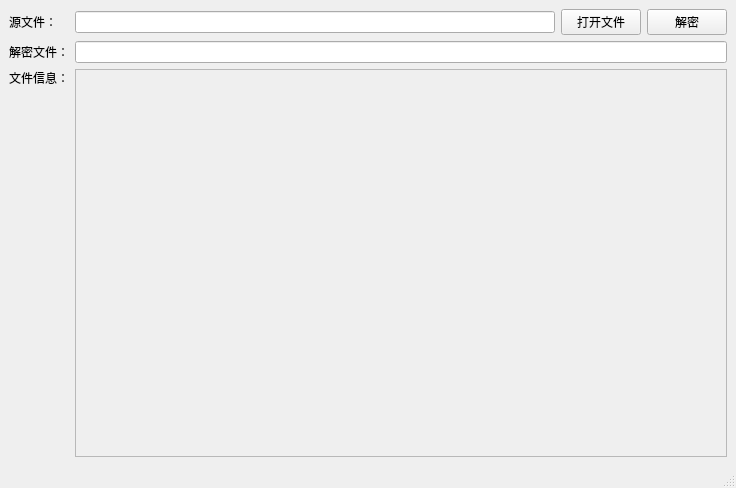
<?xml version="1.0" encoding="UTF-8"?>
<ui version="4.0">
 <class>DecodeFileDlg</class>
 <widget class="QMainWindow" name="DecodeFileDlg">
  <property name="geometry">
   <rect>
    <x>0</x>
    <y>0</y>
    <width>736</width>
    <height>488</height>
   </rect>
  </property>
  <property name="windowTitle">
   <string>MainWindow</string>
  </property>
  <widget class="QWidget" name="centralwidget">
   <layout class="QGridLayout" name="gridLayout">
    <item row="0" column="0">
     <widget class="QLabel" name="label">
      <property name="text">
       <string>源文件：</string>
      </property>
     </widget>
    </item>
    <item row="0" column="1">
     <widget class="QLineEdit" name="SrcFile"/>
    </item>
    <item row="0" column="2">
     <widget class="QPushButton" name="pushButton">
      <property name="text">
       <string>打开文件</string>
      </property>
     </widget>
    </item>
    <item row="0" column="3">
     <widget class="QPushButton" name="pushButton_2">
      <property name="text">
       <string>解密</string>
      </property>
     </widget>
    </item>
    <item row="1" column="0">
     <widget class="QLabel" name="label_2">
      <property name="text">
       <string>解密文件：</string>
      </property>
     </widget>
    </item>
    <item row="1" column="1" colspan="3">
     <widget class="QLineEdit" name="DestFile"/>
    </item>
    <item row="2" column="0">
     <widget class="QLabel" name="label_3">
      <property name="text">
       <string>文件信息：</string>
      </property>
      <property name="alignment">
       <set>Qt::AlignLeading|Qt::AlignLeft|Qt::AlignTop</set>
      </property>
     </widget>
    </item>
    <item row="2" column="1" colspan="3">
     <widget class="QTextEdit" name="info">
      <property name="enabled">
       <bool>false</bool>
      </property>
      <property name="html">
       <string>&lt;!DOCTYPE HTML PUBLIC &quot;-//W3C//DTD HTML 4.0//EN&quot; &quot;http://www.w3.org/TR/REC-html40/strict.dtd&quot;&gt;
&lt;html&gt;&lt;head&gt;&lt;meta name=&quot;qrichtext&quot; content=&quot;1&quot; /&gt;&lt;style type=&quot;text/css&quot;&gt;
p, li { white-space: pre-wrap; }
&lt;/style&gt;&lt;/head&gt;&lt;body style=&quot; font-family:'SimSun'; font-size:8.25pt; font-weight:400; font-style:normal;&quot;&gt;
&lt;p style=&quot;-qt-paragraph-type:empty; margin-top:0px; margin-bottom:0px; margin-left:0px; margin-right:0px; -qt-block-indent:0; text-indent:0px;&quot;&gt;&lt;br /&gt;&lt;/p&gt;&lt;/body&gt;&lt;/html&gt;</string>
      </property>
     </widget>
    </item>
   </layout>
  </widget>
  <widget class="QMenuBar" name="menubar">
   <property name="geometry">
    <rect>
     <x>0</x>
     <y>0</y>
     <width>736</width>
     <height>23</height>
    </rect>
   </property>
  </widget>
  <widget class="QStatusBar" name="statusbar"/>
 </widget>
 <resources/>
 <connections>
  <connection>
   <sender>pushButton</sender>
   <signal>clicked(bool)</signal>
   <receiver>DecodeFileDlg</receiver>
   <slot>selectFile(bool)</slot>
   <hints>
    <hint type="sourcelabel">
     <x>595</x>
     <y>34</y>
    </hint>
    <hint type="destinationlabel">
     <x>735</x>
     <y>27</y>
    </hint>
   </hints>
  </connection>
  <connection>
   <sender>pushButton_2</sender>
   <signal>clicked(bool)</signal>
   <receiver>DecodeFileDlg</receiver>
   <slot>DecodeFile(bool)</slot>
   <hints>
    <hint type="sourcelabel">
     <x>705</x>
     <y>46</y>
    </hint>
    <hint type="destinationlabel">
     <x>731</x>
     <y>70</y>
    </hint>
   </hints>
  </connection>
 </connections>
 <slots>
  <slot>selectFile(bool)</slot>
  <slot>DecodeFile(bool)</slot>
 </slots>
</ui>
